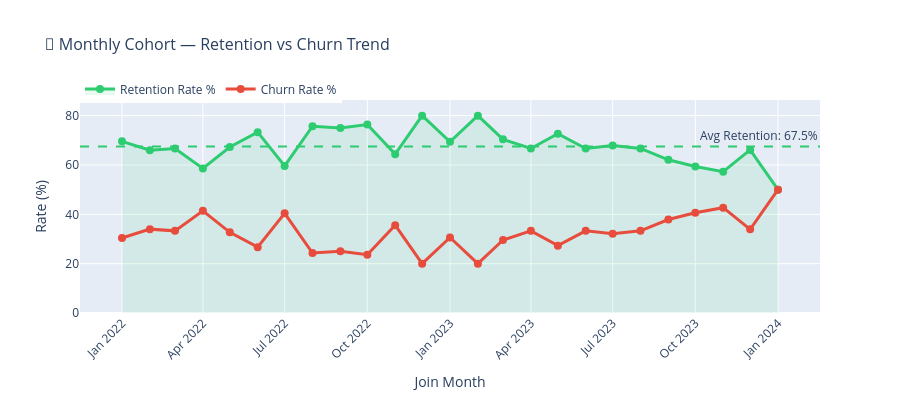

Write notebook code for a chart like this one.
### Markdown cell above
## 📅 Cohort Retention Trend

### Code cell
cohort = df.groupby('CohortMonth').agg(Total=('Churn','count'),Churned=('Churn','sum')).reset_index()
cohort['RetentionRate'] = ((cohort['Total']-cohort['Churned'])/cohort['Total']*100).round(1)
cohort['ChurnRate'] = (cohort['Churned']/cohort['Total']*100).round(1)
cohort = cohort.sort_values('CohortMonth')

fig = go.Figure()
fig.add_trace(go.Scatter(x=cohort['CohortMonth'], y=cohort['RetentionRate'],
    mode='lines+markers', name='Retention Rate %',
    line=dict(color='#2ecc71', width=3), marker=dict(size=8),
    fill='tozeroy', fillcolor='rgba(46,204,113,0.1)'))
fig.add_trace(go.Scatter(x=cohort['CohortMonth'], y=cohort['ChurnRate'],
    mode='lines+markers', name='Churn Rate %',
    line=dict(color='#e74c3c', width=3), marker=dict(size=8)))
fig.add_hline(y=cohort['RetentionRate'].mean(), line_dash='dash',
    line_color='#2ecc71', annotation_text=f'Avg Retention: {cohort["RetentionRate"].mean():.1f}%')
fig.update_layout(height=400, title='📅 Monthly Cohort — Retention vs Churn Trend',
    title_font_size=16, xaxis_title='Join Month', yaxis_title='Rate (%)',
    legend=dict(orientation='h', y=1.12), xaxis_tickangle=-45)
fig.show()

### Figure 1 — Plotly figure (JSON) as saved in the notebook; plotly's stock layout.template omitted (floating-point values rounded to 4 significant figures)
{"data": [{"fill": "tozeroy", "fillcolor": "rgba(46,204,113,0.1)", "line": {"color": "#2ecc71", "width": 3}, "marker": {"size": 8}, "mode": "lines+markers", "name": "Retention Rate %", "type": "scatter", "x": ["2022-01", "2022-02", "2022-03", "2022-04", "2022-05", "2022-06", "2022-07", "2022-08", "2022-09", "2022-10", "2022-11", "2022-12", "2023-01", "2023-02", "2023-03", "2023-04", "2023-05", "2023-06", "2023-07", "2023-08", "2023-09", "2023-10", "2023-11", "2023-12", "2024-01"], "y": [69.6, 66, 66.7, 58.6, 67.3, 73.3, 59.6, 75.7, 75, 76.4, 64.4, 80, 69.4, 80, 70.4, 66.7, 72.7, 66.7, 67.9, 66.7, 62.1, 59.4, 57.3, 66.1, 50]}, {"line": {"color": "#e74c3c", "width": 3}, "marker": {"size": 8}, "mode": "lines+markers", "name": "Churn Rate %", "type": "scatter", "x": ["2022-01", "2022-02", "2022-03", "2022-04", "2022-05", "2022-06", "2022-07", "2022-08", "2022-09", "2022-10", "2022-11", "2022-12", "2023-01", "2023-02", "2023-03", "2023-04", "2023-05", "2023-06", "2023-07", "2023-08", "2023-09", "2023-10", "2023-11", "2023-12", "2024-01"], "y": [30.4, 34, 33.3, 41.4, 32.7, 26.7, 40.4, 24.3, 25, 23.6, 35.6, 20, 30.6, 20, 29.6, 33.3, 27.3, 33.3, 32.1, 33.3, 37.9, 40.6, 42.7, 33.9, 50]}], "layout": {"annotations": [{"showarrow": false, "text": "Avg Retention: 67.5%", "x": 1, "xanchor": "right", "xref": "x domain", "y": 67.52, "yanchor": "bottom", "yref": "y"}], "height": 400, "legend": {"orientation": "h", "y": 1.12}, "shapes": [{"line": {"color": "#2ecc71", "dash": "dash"}, "type": "line", "x0": 0, "x1": 1, "xref": "x domain", "y0": 67.52, "y1": 67.52, "yref": "y"}], "title": {"font": {"size": 16}, "text": "📅 Monthly Cohort — Retention vs Churn Trend"}, "xaxis": {"tickangle": -45, "title": {"text": "Join Month"}}, "yaxis": {"title": {"text": "Rate (%)"}}}}
